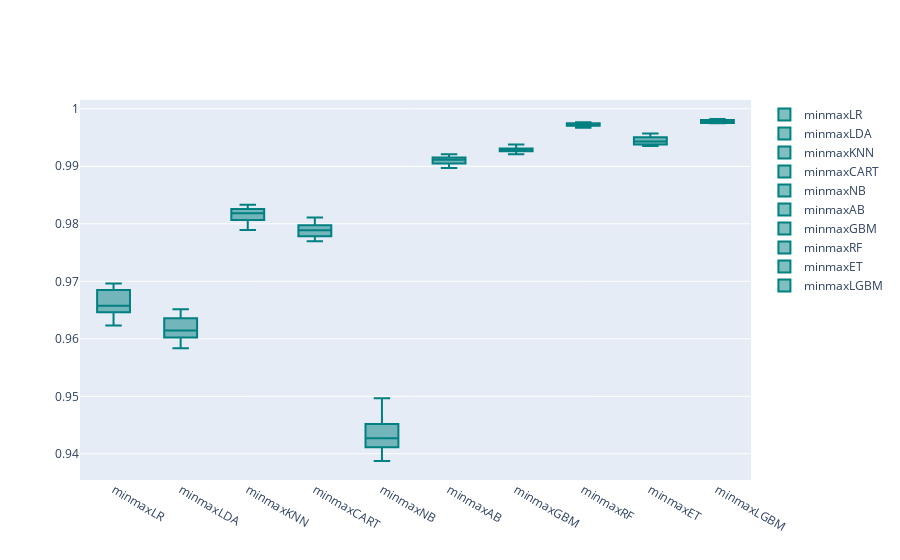

Notebook cell for this chart:
### Code cell
models = GetScaledModel('minmax')
names,results = BasedLine2(X_train, y_train,models)
PlotBoxR().PlotResult(names,results)

scaledScoreMinMax = ScoreDataFrame(names,results)
compareModels = pd.concat([basedLineScore,
                           scaledScoreStandard,
                          scaledScoreMinMax], axis=1)
compareModels

### Figure 1 — Plotly figure (JSON) as saved in the notebook; plotly's stock layout.template omitted (floating-point values rounded to 4 significant figures)
{"data": [{"marker": {"color": "rgb(0, 128, 128)"}, "name": "minmaxLR", "type": "box", "y": [0.9623, 0.9662, 0.9686, 0.9658, 0.9685, 0.9646, 0.9696, 0.9637, 0.9656, 0.9647]}, {"marker": {"color": "rgb(0, 128, 128)"}, "name": "minmaxLDA", "type": "box", "y": [0.9583, 0.9619, 0.9647, 0.9617, 0.9636, 0.9602, 0.9651, 0.959, 0.9612, 0.9603]}, {"marker": {"color": "rgb(0, 128, 128)"}, "name": "minmaxKNN", "type": "box", "y": [0.9795, 0.9818, 0.9806, 0.9826, 0.9818, 0.9826, 0.9833, 0.9822, 0.9817, 0.9789]}, {"marker": {"color": "rgb(0, 128, 128)"}, "name": "minmaxCART", "type": "box", "y": [0.9781, 0.9802, 0.977, 0.9788, 0.9798, 0.9789, 0.9811, 0.9778, 0.9795, 0.9775]}, {"marker": {"color": "rgb(0, 128, 128)"}, "name": "minmaxNB", "type": "box", "y": [0.943, 0.9407, 0.9452, 0.9434, 0.9453, 0.9411, 0.9497, 0.9417, 0.9424, 0.9388]}, {"marker": {"color": "rgb(0, 128, 128)"}, "name": "minmaxAB", "type": "box", "y": [0.9911, 0.992, 0.9912, 0.9915, 0.9913, 0.9897, 0.9921, 0.9905, 0.9902, 0.9911]}, {"marker": {"color": "rgb(0, 128, 128)"}, "name": "minmaxGBM", "type": "box", "y": [0.993, 0.9938, 0.9931, 0.993, 0.9931, 0.9921, 0.9925, 0.9928, 0.9926, 0.9927]}, {"marker": {"color": "rgb(0, 128, 128)"}, "name": "minmaxRF", "type": "box", "y": [0.9974, 0.9973, 0.9972, 0.9975, 0.9977, 0.997, 0.9976, 0.9971, 0.9967, 0.9971]}, {"marker": {"color": "rgb(0, 128, 128)"}, "name": "minmaxET", "type": "box", "y": [0.9938, 0.9949, 0.9957, 0.995, 0.9937, 0.9944, 0.9951, 0.9935, 0.9943, 0.9938]}, {"marker": {"color": "rgb(0, 128, 128)"}, "name": "minmaxLGBM", "type": "box", "y": [0.9979, 0.9982, 0.9976, 0.9981, 0.9979, 0.9975, 0.9981, 0.9975, 0.9975, 0.9978]}], "layout": {"autosize": true, "xaxis": {"autorange": true, "range": [-0.5, 9.5], "type": "category"}, "yaxis": {"autorange": true, "range": [0.9354, 1.002], "type": "linear"}}}
